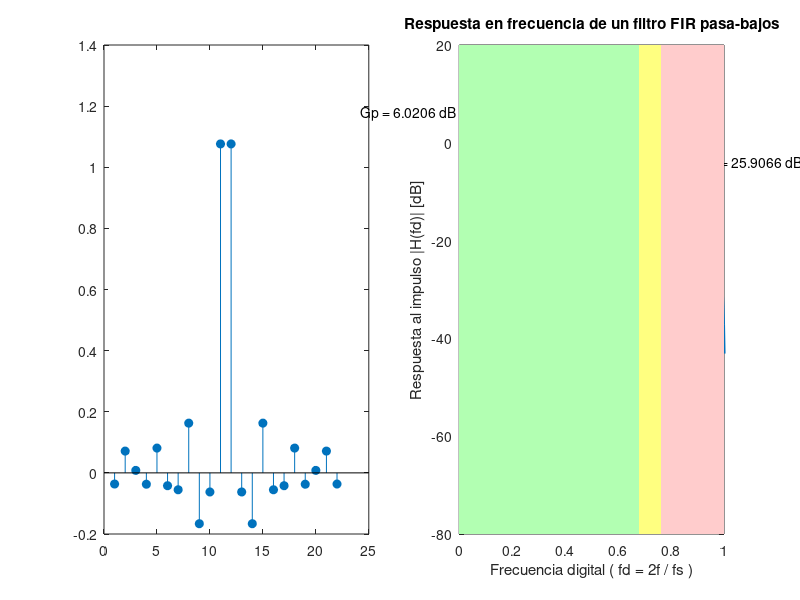

Here is the MATLAB script that generated this plot:
% <------- Guia 4 - Ejercicio 1 ----------->

clc; % borra la consola
clear all; % borra todas las variables
close all; % cierra las ventanas de imagen
pkg load control; % paquete con 'mag2db'
pkg load signal; % 'findpeaks'

% punto 1
h = load ('low_pass.dat'); % carga el archivo .dat
figure('name','Guia 4 ejercicio 1','Units','normalized','Position',[0 0 1 1]); % pantalla completa
subplot(1,2,1);  % subplot (filas, columnas, indice)
stem (h,'fill');

% punto 2
H = fft(h,1000);  % calcula la FFT con 1000 puntos de frecuencia, completa con ceros
Hdb = mag2db( abs( H(1:500) ) ); % convierte a dB el valor absoluto de las muestras de f positiva
fd = (0 : 1/500 : 1-(1/500) ); % vector con los valores de frecuencia digital fd = 2f / fs

subplot(1,2,2);
plot (fd, Hdb, 'linewidth', 3); % grafica la respuesta en frecuencia
limits = axis; % vector con los limites de los ejes [xmin xmax ymin ymax]
xmin = limits(1);
xmax = limits(2);
ymin = limits(3);
ymax = limits(4);
xlabel ('Frecuencia digital ( fd = 2f / fs )'); % etiqueta eje X
ylabel ('Respuesta al impulso |H(fd)| [dB]');  % etiqueta eje y
title ('Respuesta en frecuencia de un filtro FIR pasa-bajos'); % titulo

% punto 3

Gp = Hdb(1); % ganancia de continua
fc_H = find( Hdb <= ( Gp-3 ) ); % encuentra elemento con Gp-3dB
fc_H = fc_H(1); % solo la primera ocurrencia
Gfc = Hdb(fc_H); % ganancia en la frecuencia de corte
fc = fd(fc_H); % frecuencia de corte
Rp = max(Hdb); % ripple en banda de paso
fRp_H = find( Hdb == Rp ); % encuentra elemento de ripple
fRp = fd( fRp_H(1) ); % frecuencia donde se produce el maximo ripple
[H_sba, loc] = findpeaks(Hdb(fc_H:end), "DoubleSided"); % maximos [pico, ocurrencia], "DoubleSided" -> valores negativos
f_btr = fd( fc_H+loc(1) ); % f_max banda transicion
H_sba = max(H_sba); % busca el mayor pico
elem_sba = find ( Hdb(fc_H:end) == H_sba ); % busca el indice del mayor pico en la banda de rechazo
f_sba = fd( fc_H+elem_sba ); % frecuencia del mayor pico en la banda de rechazo

line ([0 f_sba], [Gp Gp], "linestyle", "-.", "color", "r", 'linewidth', 1);
line ([f_sba f_sba], [H_sba Gp], "linestyle", ":", "color", "b", 'linewidth', 1);
line ([fc fc], [ymin Gfc], "linestyle", "-.", "color", "r", 'linewidth', 1);
line ([fc fc], [Gfc Gp], "linestyle", ":", "color", "b", 'linewidth', 1);

text_Gp = ['Gp = ', num2str(Gp), ' dB '];
text_Rp = ['Rp = ', num2str(Rp), ' dB'];
text_fc = [' fc = ', num2str(fc), ' · fd'];
text_Sba = [' Sba = ', num2str(Gp-H_sba), ' dB'];

text (0, Gp, text_Gp, "horizontalalignment", "right");
text (fRp, Rp, text_Rp, "horizontalalignment", "center", "verticalalignment", "bottom");
text (fc, ymin, text_fc, "verticalalignment", "bottom");
text (f_sba, Gp+(H_sba/2), text_Sba);
text (fc, Gp-1.5, ' 3dB');
text (0, ymax, 'Banda de paso', "verticalalignment", "top");
text (xmax, ymax, 'Banda de rechazo', "horizontalalignment", "right", "verticalalignment", "top");

patch ([xmin xmin fc fc], [ymin ymax ymax ymin], [0.7 1 0.7],'EdgeColor', 'none');
patch ([fc fc f_btr f_btr], [ymin ymax ymax ymin], [1 1 0.5],'EdgeColor', 'none');
patch ([f_btr f_btr xmax xmax], [ymin ymax ymax ymin], [1 0.8 0.8],'EdgeColor', 'none');
